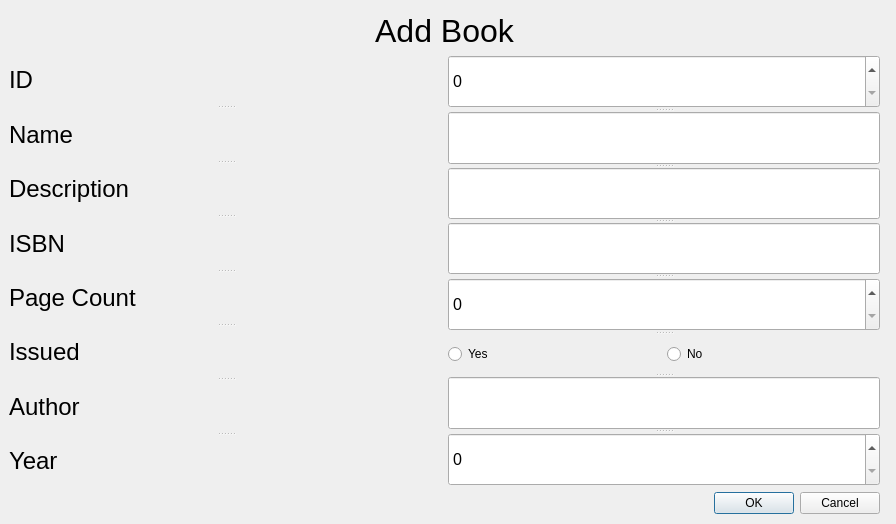
<?xml version="1.0" encoding="UTF-8"?>
<ui version="4.0">
 <class>Dialog</class>
 <widget class="QDialog" name="Dialog">
  <property name="geometry">
   <rect>
    <x>0</x>
    <y>0</y>
    <width>896</width>
    <height>524</height>
   </rect>
  </property>
  <property name="windowTitle">
   <string>Dialog</string>
  </property>
  <widget class="QWidget" name="layoutWidget">
   <property name="geometry">
    <rect>
     <x>9</x>
     <y>13</y>
     <width>871</width>
     <height>501</height>
    </rect>
   </property>
   <layout class="QVBoxLayout" name="verticalLayout">
    <item>
     <widget class="QLabel" name="label">
      <property name="font">
       <font>
        <pointsize>24</pointsize>
       </font>
      </property>
      <property name="text">
       <string>Add Book</string>
      </property>
      <property name="alignment">
       <set>Qt::AlignCenter</set>
      </property>
     </widget>
    </item>
    <item>
     <layout class="QHBoxLayout" name="horizontalLayout_2">
      <item>
       <widget class="QSplitter" name="splitter_2">
        <property name="orientation">
         <enum>Qt::Vertical</enum>
        </property>
        <widget class="QLabel" name="label_4">
         <property name="font">
          <font>
           <pointsize>18</pointsize>
          </font>
         </property>
         <property name="text">
          <string>ID</string>
         </property>
        </widget>
        <widget class="QLabel" name="label_5">
         <property name="font">
          <font>
           <pointsize>18</pointsize>
          </font>
         </property>
         <property name="text">
          <string>Name</string>
         </property>
        </widget>
        <widget class="QLabel" name="label_3">
         <property name="font">
          <font>
           <pointsize>18</pointsize>
          </font>
         </property>
         <property name="text">
          <string>Description</string>
         </property>
        </widget>
        <widget class="QLabel" name="label_8">
         <property name="font">
          <font>
           <pointsize>18</pointsize>
          </font>
         </property>
         <property name="text">
          <string>ISBN</string>
         </property>
        </widget>
        <widget class="QLabel" name="label_7">
         <property name="font">
          <font>
           <pointsize>18</pointsize>
          </font>
         </property>
         <property name="text">
          <string>Page Count</string>
         </property>
        </widget>
        <widget class="QLabel" name="label_6">
         <property name="font">
          <font>
           <pointsize>18</pointsize>
          </font>
         </property>
         <property name="text">
          <string>Issued</string>
         </property>
        </widget>
        <widget class="QLabel" name="label_10">
         <property name="font">
          <font>
           <pointsize>18</pointsize>
          </font>
         </property>
         <property name="text">
          <string>Author</string>
         </property>
        </widget>
        <widget class="QLabel" name="label_9">
         <property name="font">
          <font>
           <pointsize>18</pointsize>
          </font>
         </property>
         <property name="text">
          <string>Year</string>
         </property>
        </widget>
       </widget>
      </item>
      <item>
       <widget class="QSplitter" name="splitter">
        <property name="orientation">
         <enum>Qt::Vertical</enum>
        </property>
        <widget class="QSpinBox" name="id_spinbox">
         <property name="enabled">
          <bool>true</bool>
         </property>
         <property name="font">
          <font>
           <pointsize>12</pointsize>
          </font>
         </property>
         <property name="maximum">
          <number>10000</number>
         </property>
        </widget>
        <widget class="QLineEdit" name="name_input">
         <property name="font">
          <font>
           <pointsize>12</pointsize>
          </font>
         </property>
        </widget>
        <widget class="QLineEdit" name="description_input">
         <property name="font">
          <font>
           <pointsize>12</pointsize>
          </font>
         </property>
        </widget>
        <widget class="QLineEdit" name="description_input_2">
         <property name="font">
          <font>
           <pointsize>12</pointsize>
          </font>
         </property>
        </widget>
        <widget class="QSpinBox" name="page_count_spinbox">
         <property name="font">
          <font>
           <pointsize>12</pointsize>
          </font>
         </property>
         <property name="maximum">
          <number>2000</number>
         </property>
        </widget>
        <widget class="QWidget" name="layoutWidget_2">
         <layout class="QHBoxLayout" name="horizontalLayout">
          <item>
           <widget class="QRadioButton" name="yes">
            <property name="text">
             <string>Yes</string>
            </property>
           </widget>
          </item>
          <item>
           <widget class="QRadioButton" name="no">
            <property name="text">
             <string>No</string>
            </property>
           </widget>
          </item>
         </layout>
        </widget>
        <widget class="QLineEdit" name="author_input">
         <property name="font">
          <font>
           <pointsize>12</pointsize>
          </font>
         </property>
        </widget>
        <widget class="QSpinBox" name="year_spinbox">
         <property name="font">
          <font>
           <pointsize>12</pointsize>
          </font>
         </property>
         <property name="maximum">
          <number>3000</number>
         </property>
        </widget>
       </widget>
      </item>
     </layout>
    </item>
    <item>
     <widget class="QDialogButtonBox" name="buttonBox">
      <property name="orientation">
       <enum>Qt::Horizontal</enum>
      </property>
      <property name="standardButtons">
       <set>QDialogButtonBox::Cancel|QDialogButtonBox::Ok</set>
      </property>
     </widget>
    </item>
   </layout>
  </widget>
 </widget>
 <resources/>
 <connections/>
</ui>
